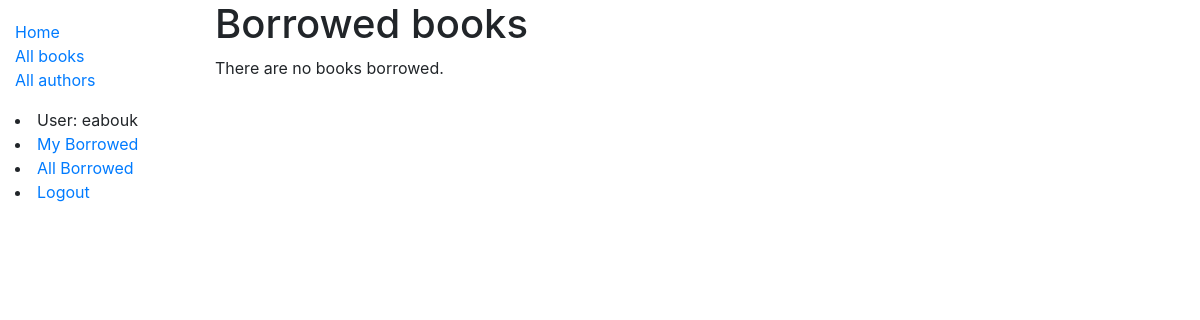
The app's page /catalog/borrowed/ (signed in), older data.
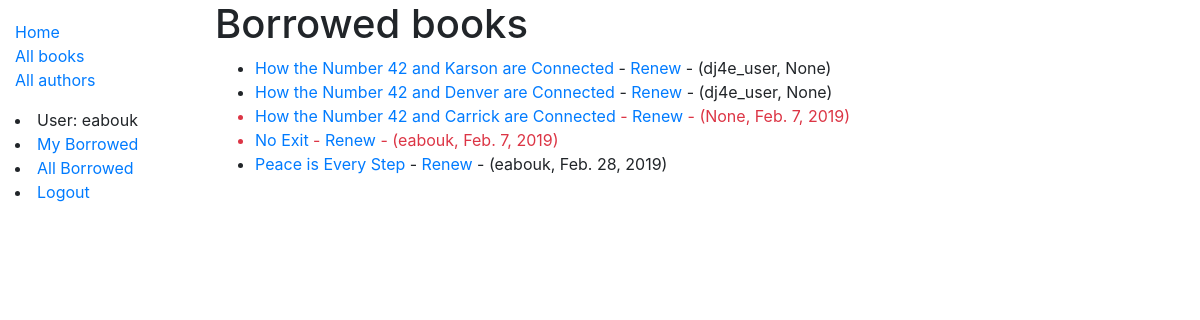
The same page, newer data.
### catalog/models.py (models this page shows, shortened)
class BookInstance(models.Model):
    id = models.UUIDField(primary_key=True, default=uuid.uuid4, help_text='Unique ID for this particular book across whole library')
    book = models.ForeignKey('Book', on_delete=models.SET_NULL, null=True)
    imprint = models.CharField(max_length=200)
    due_back = models.DateField(null=True, blank=True)
    borrower = models.ForeignKey(User, on_delete=models.SET_NULL, null=True, blank=True)
    @property
    def is_overdue(self):
        if self.due_back and date.today() > self.due_back:
            return True
        return False
    LOAN_STATUS = (
        ('m', 'Maintenance'),
        ('o', 'On loan'),
        ('a', 'Available'),
        ('r', 'Reserved'),
    )
    status = models.CharField(
        max_length=1,
        choices=LOAN_STATUS,
        blank=True,
        default='m',
        help_text='Book availability',
    )
    class Meta:
        ordering = ['due_back']
        permissions = (("can_mark_returned", "Set book as returned"),)

class Book(models.Model):
    title = models.CharField(max_length=200)
    author = models.ForeignKey('Author', on_delete=models.SET_NULL, null=True)
    summary = models.TextField(max_length=1000, help_text='Enter a brief description of the book')
    isbn = models.CharField('ISBN', max_length=13, help_text='13 Character <a href="https://www.isbn-international.org/content/what-isbn">ISBN number</a>')
    language = models.ForeignKey('Language', on_delete=models.SET_NULL, null=True, blank=True)
    genre = models.ManyToManyField(Genre, help_text='Select a genre for this book')
    def display_genre(self):
        """Create a string for the Genre. This is required to display genre in Admin."""
        return ', '.join(genre.name for genre in self.genre.all()[:3])
    display_genre.short_description = 'Genre'

### catalog/views.py (the view)
# urls.py: path('borrowed/', views.LoanedBooksListView.as_view(), name='all-borrowed'),
class LoanedBooksListView(PermissionRequiredMixin,generic.ListView):
    model = BookInstance
    permission_required = 'catalog.can_mark_returned'
    template_name ='catalog/bookinstance_list_borrowed_all.html'
    paginate_by = 10
    def get_queryset(self):
        return BookInstance.objects.filter(status__exact='o').order_by('due_back')

### catalog/templates/catalog/bookinstance_list_borrowed_all.html
{% extends "base_generic.html" %}
{% block content %}
    <h1>Borrowed books</h1>
    {% if bookinstance_list %}
    <ul>
    {% for bookinst in bookinstance_list %}
    <li class="{% if bookinst.is_overdue %}text-danger{% endif %}">
        <a href="{% url 'book-detail' bookinst.book.pk %}">{{bookinst.book.title}}</a>
            {% if perms.catalog.can_mark_returned %}
                - <a href="{% url 'renew-book-librarian' bookinst.id %}">Renew</a>  -
            {% endif %}
        ({{bookinst.borrower}}, {{ bookinst.due_back }})
    </li>
    {% endfor %}
    </ul>
    {% else %}
    <p>There are no books borrowed.</p>
    {% endif %}
{% endblock %}

### catalog/templates/base_generic.html (shortened to what this page needs)
<!DOCTYPE html>
<html lang="en">
<head>
  <link rel="stylesheet" href="https://stackpath.bootstrapcdn.com/bootstrap/4.1.3/css/bootstrap.min.css">
  {% load static %}
  <link rel="stylesheet" href="{% static 'css/styles.css' %}">
</head>
<body>
  <div class="container-fluid">
    <div class="row">
      <div class="col-sm-2">
      {% block sidebar %}
        <ul class="sidebar-nav">
          <li><a href="{% url 'index' %}">Home</a></li>
          <li><a href="{% url 'books' %}">All books</a></li>
          <li><a href="{% url 'author' %}">All authors</a></li>
        </ul>
        {% if user.is_authenticated %}
            <li>User: {{ user.get_username }}</li>
            <li><a href="{% url 'my-borrowed' %}">My Borrowed</a></li>
            {% if perms.catalog.can_mark_returned %}
                <li><a href="{% url 'all-borrowed'%}">All Borrowed</a></li>
            {% endif %}
            <li><a href="{% url 'logout'%}?next={{request.path}}">Logout</a></li>
        {% else %}
            <li><a href="{% url 'login'%}?next={{request.path}}">Login</a></li>
        {% endif %}
     {% endblock %}
      </div>
      <div class="col-sm-10 ">{% block content %}{% endblock %}</div>
    </div>
  </div>
</body>
</html>

### catalog/static/css/styles.css (style rules this page uses)
.sidebar-nav { margin-top: 20px; padding: 0; list-style: none; }

Row changes from the older to the newer data that the page shows:
added BookInstance: book "How the Number 42 and Karson are Connected", borrower "dj4e_user", due_back "None"
added BookInstance: book "How the Number 42 and Denver are Connected", borrower "dj4e_user", due_back "None"
added BookInstance: book "How the Number 42 and Carrick are Connected", borrower "None", due_back "Feb. 7, 2019"
added BookInstance: book "No Exit", borrower "eabouk", due_back "Feb. 7, 2019"
added BookInstance: book "Peace is Every Step", borrower "eabouk", due_back "Feb. 28, 2019"
Text that changed along with them:
text no longer shown: "There are no books borrowed."
